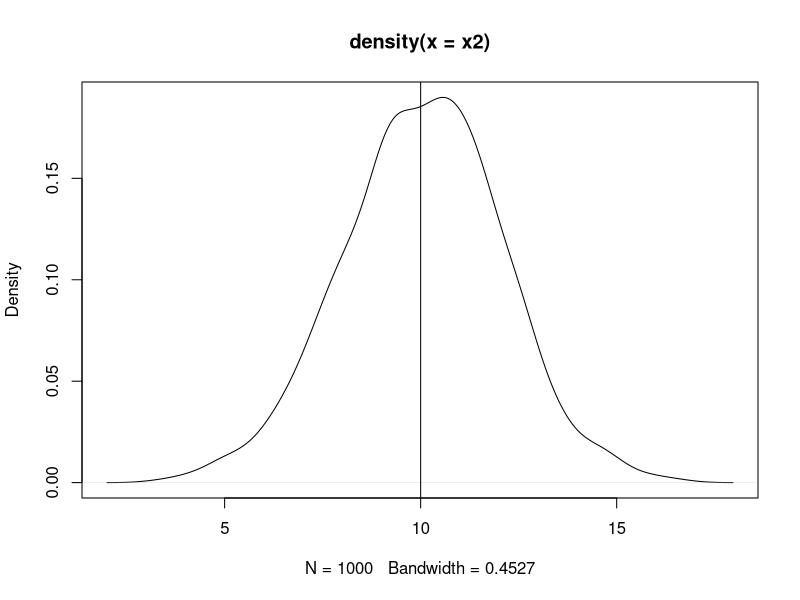

Reproduce this figure in R.
# DAy 2 - CMAP Course 


#Vectors----
cv = c("abhinav","adboy", "dude")
nv = c(12,45,78)
lv = c(TRUE, FALSE, T)

(x=1:1000)

(x=trunc(rnorm(100,mean=60,sd=10)))
# when run this mulitple time thei gives a random set of numbers. in order to get the same set of the numbers we set seed value

set.seed(100)
(x=trunc(rnorm(100,mean=60,sd=10)))

#sort the value
sort(x)
# but this is random so we can store this in a vectore 

x1=sort(x)
x1

sort(x)
x

# values between 60 & 70

x[ x >= 60 & x <= 70]
length(x)
length(x[ x >= 60 & x <= 70])

x2 = rnorm(1000, mean=10, sd=2)
plot(density(x2))
abline(v=10)





quantile(x, seq(0,1,.01))
seq(0,1,.01)

summary(x)

# need to download the original code file. was only watching not typing

#Matrix----

#dataframe----

#factors----